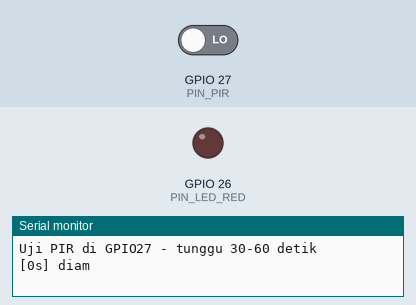
Bench run of a sketch on a simulated ESP32. Parts: output pins drawn as LEDs (lit = HIGH), the last lines printed to the serial monitor. The test bench sets the inputs (shaded band); at power-on: GPIO 27 (PIN_PIR) LOW.

Above: at 1.2 s.
1.3 s: GPIO 27 (PIN_PIR) driven HIGH
At 1.8 s:
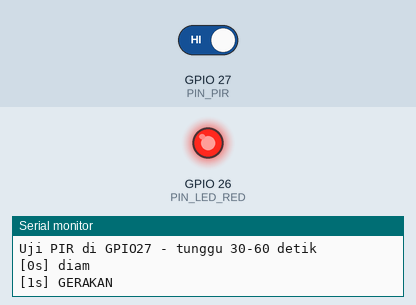
2.8 s: GPIO 27 (PIN_PIR) driven LOW
At 4.2 s:
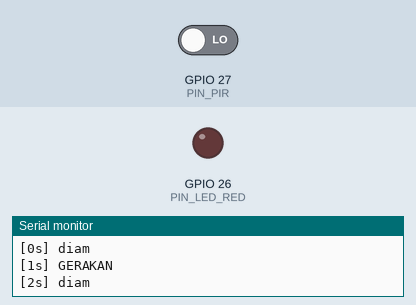
Timing chart, 0 to 5.8 s (numbered marks = the images above; inputs shaded):
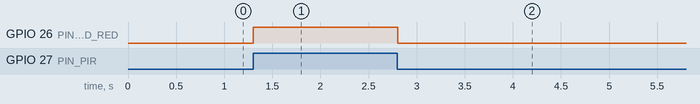

The sketch:

uji_pir.ino
```cpp
const int PIN_PIR = 27;
const int PIN_LED_RED = 26;

int lastLevel = -1;

void setup() {
  Serial.begin(115200);
  pinMode(PIN_PIR, INPUT_PULLDOWN);
  pinMode(PIN_LED_RED, OUTPUT);
  Serial.println("\nUji PIR di GPIO27 - tunggu 30-60 detik");
}

void loop() {
  const int level = digitalRead(PIN_PIR);
  digitalWrite(PIN_LED_RED, level);
  if (level != lastLevel) {
    lastLevel = level;
    Serial.printf("[%lus] %s\n", millis() / 1000, level == HIGH ? "GERAKAN" : "diam");
  }
  delay(50);
}
```

Measured:
- after the input at 1.3 s, GPIO 26 (PIN_LED_RED): LOW → HIGH at once
- after the input at 2.8 s, GPIO 26 (PIN_LED_RED): HIGH → LOW at once
